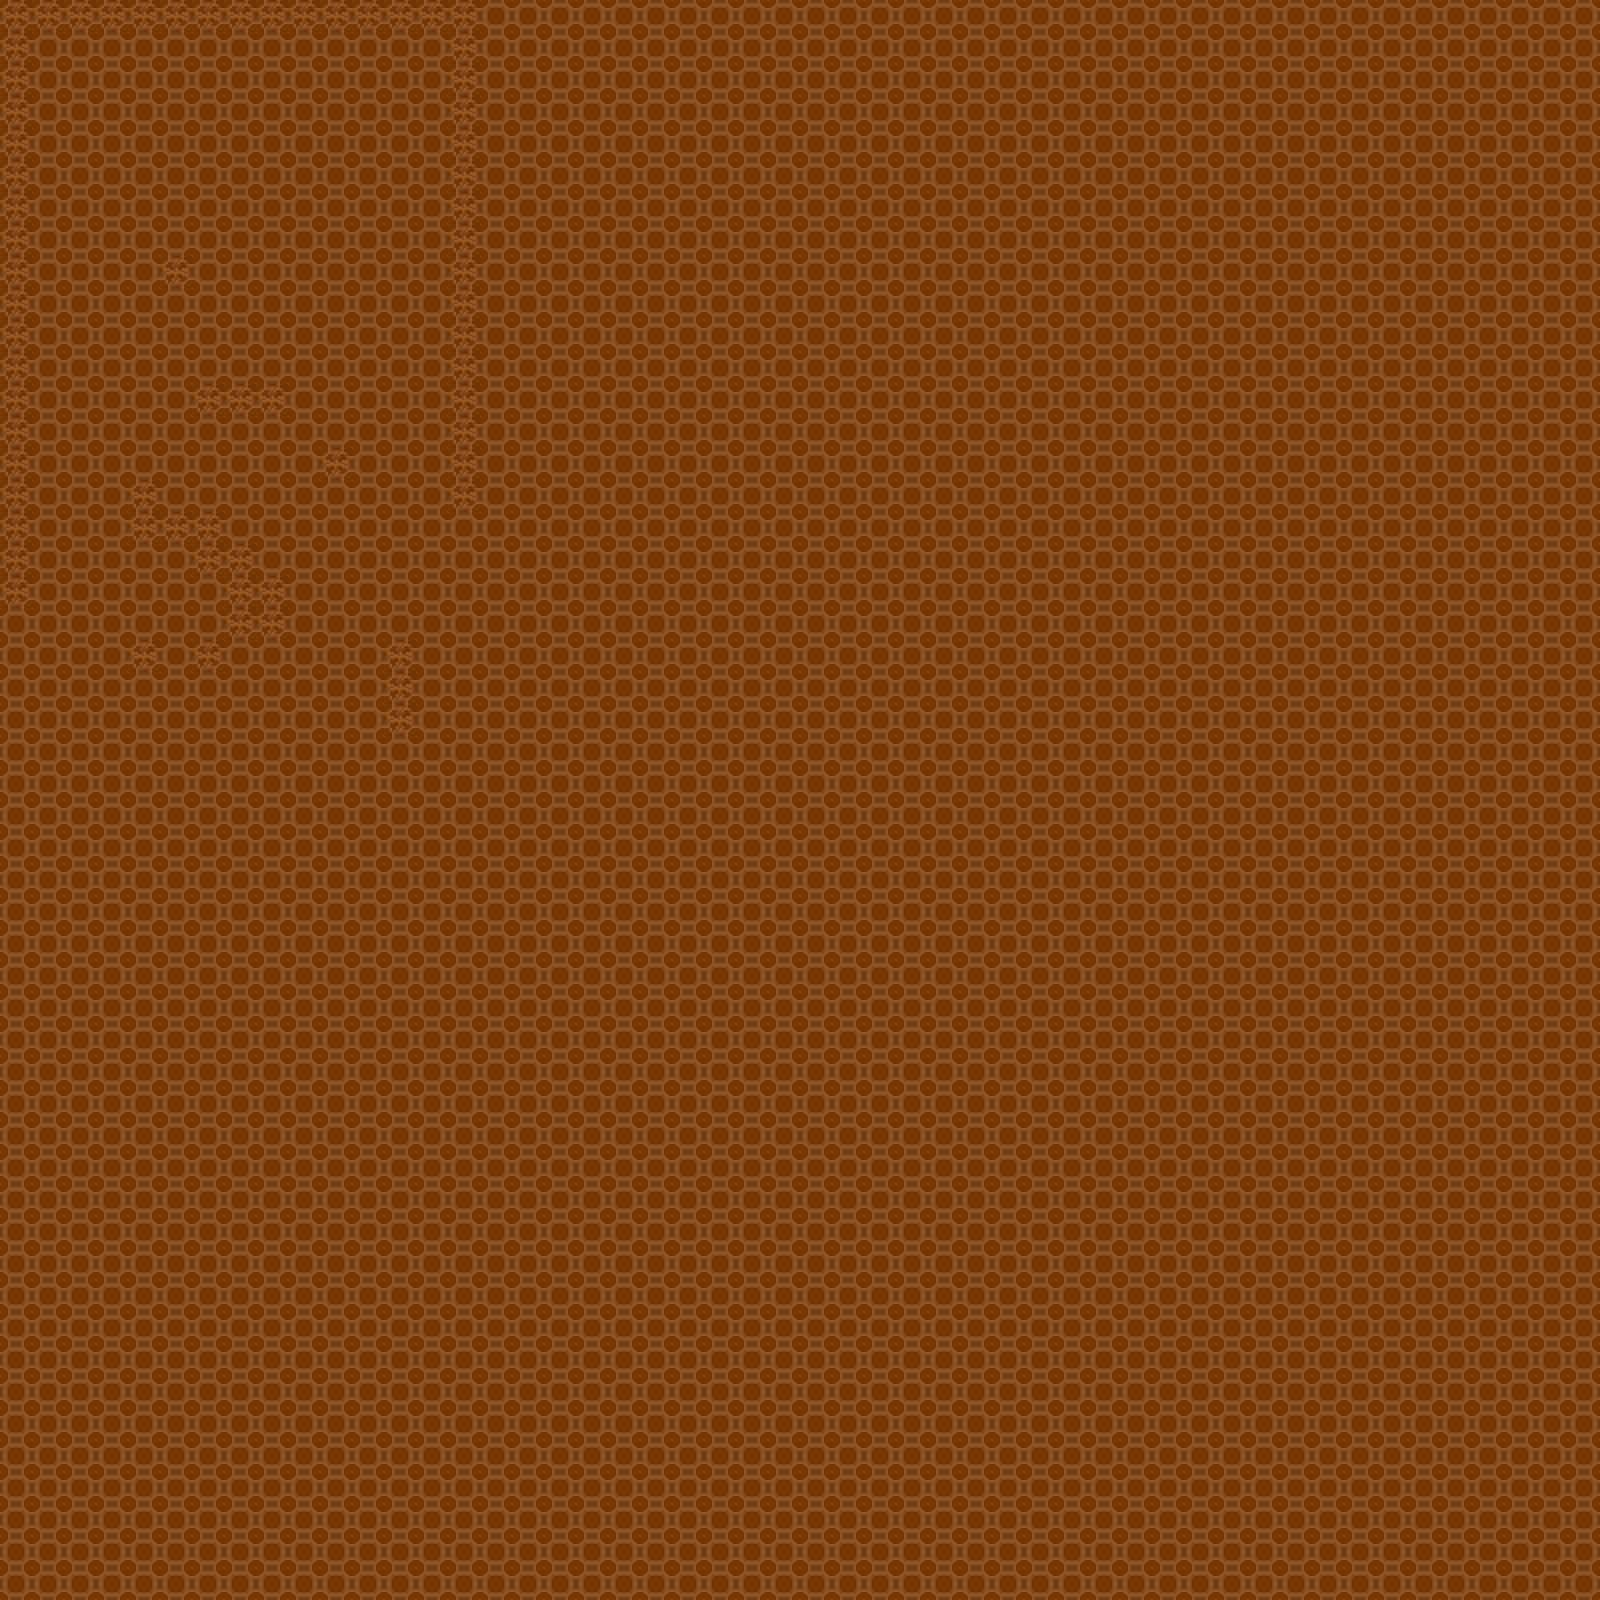

A level layout from a 2D game, rendered from its tile map. Below: a short description, then the map file with tile-grid data replaced by summaries:
An orthogonal 50x50 tile map with 32x32 px tiles, 1 tile layer (Ground), 1 hidden layer not drawn.

<map version="1.0" orientation="orthogonal" renderorder="right-down" width="50" height="50" tilewidth="32" tileheight="32" nextobjectid="1">
 <tileset firstgid="1" name="WizardTilesetRevamped" tilewidth="32" tileheight="32" tilecount="400" columns="20">
  <image source="WizardTilesetRevamped.png" trans="010800" width="640" height="640" />
 </tileset>
 <layer name="Ground" width="50" height="50">
  <data>[2500 cells, 2500 non-empty, 2 distinct tile ids]</data>
 </layer>
 <layer name="Walls" width="50" height="50" visible="0">
  <data>[2500 cells, 43 non-empty, 1 distinct tile ids]</data>
 </layer>
</map>
